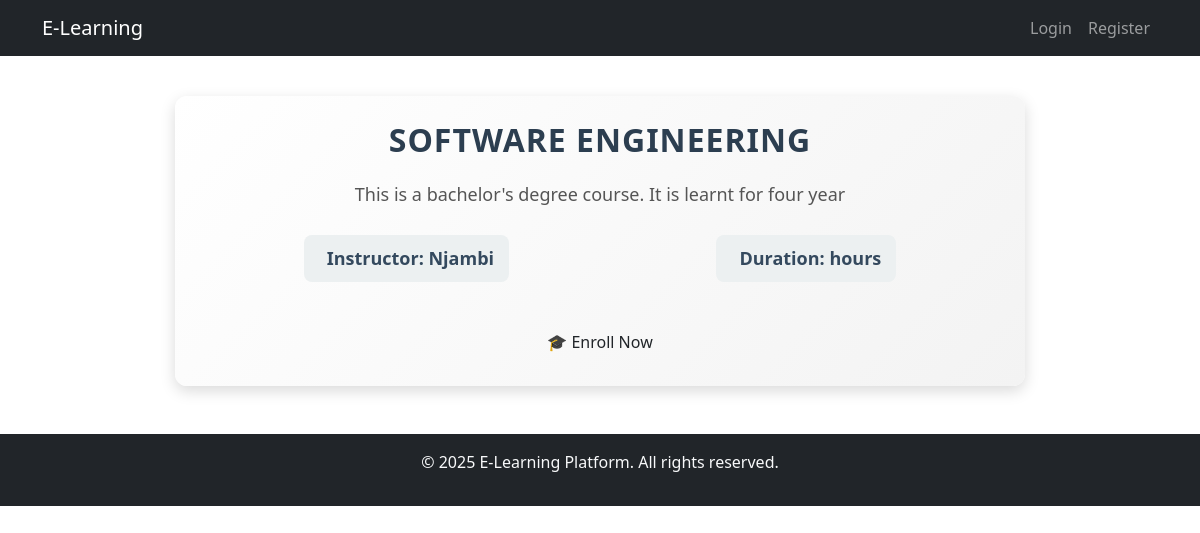
The page /courses/1/ on the database its author committed.
### courses/models.py (models this page shows, shortened)
class Course(models.Model):
    title = models.CharField(max_length=255)
    description = models.TextField()
    instructor = models.ForeignKey(User, on_delete=models.CASCADE, null=True, blank=True, limit_choices_to={'role': 'instructor'})
    created_at = models.DateTimeField(auto_now_add=True)

### users/models.py (models this page shows)
class User(AbstractUser):
  ROLE_CHOICES = (
    ('admin', 'Admin'),
    ('instructor', 'Instructor'),
    ('student', 'Student'),
  )
  role = models.CharField(max_length=50, choices=ROLE_CHOICES, default='student')
  profile_photo = models.ImageField(upload_to='profile_pics/', blank=True, null=True)
  date_of_birth = models.DateField(blank=True, null=True)
  def __str__(self):
    return self.username

### courses/views.py (the view)
# urls.py: path("<int:course_id>/", CourseDetailView.as_view(), name="course_detail"),
class CourseDetailView(View):
    def get(self, request, course_id):
        course = get_object_or_404(Course, id=course_id)
        return render(request, "courses/course_detail.html", {"course": course})

### courses/templates/courses/course_detail.html (shortened to what this page needs)
{% extends 'base.html' %}
{% block content %}
<div class="course-container">
    <div class="course-header">
        <h2>{{ course.title }}</h2>
    </div>
    <div class="course-content">
        <p class="description">{{ course.description }}</p>
        <div class="course-info">
            <p> <strong>Instructor:</strong> {{ course.instructor }}</p>
            <p> <strong>Duration:</strong> {{ course.duration }} hours</p>
        </div>
        <a href="{% url 'enrollments:enroll_course' course.id %}" class="btn btn-prim">🎓 Enroll Now</a>
    </div>
</div>
{% endblock %}

### courses/templates/courses/course_detail.html (style rules this page uses)
.course-container { max-width: 850px; margin: 40px auto; background: linear-gradient(135deg, #ffffff, #f3f3f3); padding: 25px; border-radius: 12px; box-shadow: 0px 5px 15px rgba(0, 0, 0, 0.15); text-align: center; transition: transform 0.3s ease-in-out; }
.course-header h2 { font-size: 32px; font-weight: bold; color: #2c3e50; margin-bottom: 20px; text-transform: uppercase; letter-spacing: 1px; }
.description { font-size: 18px; color: #555; line-height: 1.7; margin-bottom: 25px; padding: 0 20px; }
.course-info { display: flex; justify-content: space-around; flex-wrap: wrap; margin-bottom: 25px; }
.course-info p { font-size: 18px; font-weight: bold; color: #34495e; background: #ecf0f1; padding: 10px 15px; border-radius: 8px; display: inline-block; transition: 0.3s ease-in-out; }

### rows shown on the page
Course: title "SOFTWARE ENGINEERING", description "This is a bachelor's degree course. It is learnt for four year", instructor "Njambi"
